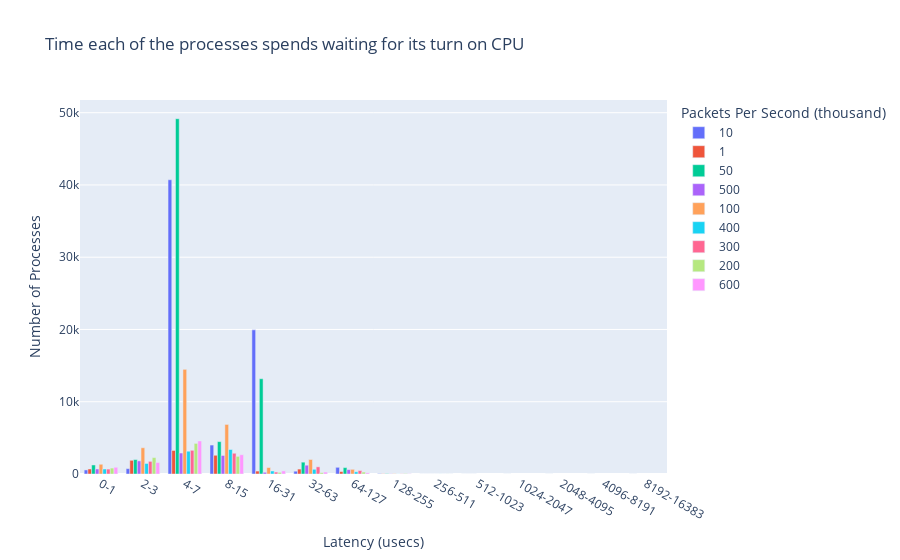

The notebook cell saved with this chart:
### Code cell
runqlat_df = spark.read.option("basePath", "../ansible/.results").json("../ansible/.results/kpps=*/tool=runqlat").select(
    "kpps", "ts", "val_type", "tool",
    explode("data").alias("dataExplode")
).select(col("kpps").cast(StringType()), "ts", "val_type", "tool", "dataExplode.*", concat_ws('-',col('dataExplode.interval-start'),col('dataExplode.interval-end')).alias("interval"))
runqlat_fig = px.bar(runqlat_df.toPandas(), x="interval", y="count", color="kpps", barmode="group",
        title="Time each of the processes spends waiting for its turn on CPU",
        labels={
                    "kpps": "Packets Per Second (thousand)",
                    "count": "Number of Processes",
                    "interval": "Latency (usecs)"
                })
runqlat_fig.show()
runqlat_fig.write_image("images/runqlat.jpeg")
with open(html_output_file, 'a') as f:
    f.write(runqlat_fig.to_html(full_html=False, include_plotlyjs='cdn'))

### Figure 1 — Plotly figure (JSON) as saved in the notebook; plotly's stock layout.template omitted (floating-point values rounded to 4 significant figures)
{"data": [{"alignmentgroup": "True", "hovertemplate": "Packets Per Second (thousand)=10<br>Latency (usecs)=%{x}<br>Number of Processes=%{y}<extra></extra>", "legendgroup": "10", "marker": {"color": "#636efa", "pattern": {"shape": ""}}, "name": "10", "offsetgroup": "10", "orientation": "v", "showlegend": true, "textposition": "auto", "type": "bar", "x": ["0-1", "2-3", "4-7", "8-15", "16-31", "32-63", "64-127", "128-255", "256-511", "512-1023", "1024-2047", "2048-4095", "4096-8191", "8192-16383"], "xaxis": "x", "y": [560, 742, 40718, 4007, 19950, 387, 926, 53, 2, 0, 0, 0, 0, 1], "yaxis": "y"}, {"alignmentgroup": "True", "hovertemplate": "Packets Per Second (thousand)=1<br>Latency (usecs)=%{x}<br>Number of Processes=%{y}<extra></extra>", "legendgroup": "1", "marker": {"color": "#EF553B", "pattern": {"shape": ""}}, "name": "1", "offsetgroup": "1", "orientation": "v", "showlegend": true, "textposition": "auto", "type": "bar", "x": ["0-1", "2-3", "4-7", "8-15", "16-31", "32-63", "64-127", "128-255", "256-511", "512-1023", "1024-2047", "2048-4095", "4096-8191", "8192-16383"], "xaxis": "x", "y": [693, 1894, 3256, 2590, 406, 681, 336, 28, 2, 1, 0, 0, 0, 1], "yaxis": "y"}, {"alignmentgroup": "True", "hovertemplate": "Packets Per Second (thousand)=50<br>Latency (usecs)=%{x}<br>Number of Processes=%{y}<extra></extra>", "legendgroup": "50", "marker": {"color": "#00cc96", "pattern": {"shape": ""}}, "name": "50", "offsetgroup": "50", "orientation": "v", "showlegend": true, "textposition": "auto", "type": "bar", "x": ["0-1", "2-3", "4-7", "8-15", "16-31", "32-63", "64-127", "128-255", "256-511", "512-1023"], "xaxis": "x", "y": [1251, 1996, 49169, 4478, 13185, 1638, 884, 43, 2, 1], "yaxis": "y"}, {"alignmentgroup": "True", "hovertemplate": "Packets Per Second (thousand)=500<br>Latency (usecs)=%{x}<br>Number of Processes=%{y}<extra></extra>", "legendgroup": "500", "marker": {"color": "#ab63fa", "pattern": {"shape": ""}}, "name": "500", "offsetgroup": "500", "orientation": "v", "showlegend": true, "textposition": "auto", "type": "bar", "x": ["0-1", "2-3", "4-7", "8-15", "16-31", "32-63", "64-127", "128-255", "256-511", "512-1023"], "xaxis": "x", "y": [693, 1816, 2903, 2565, 236, 1218, 605, 30, 4, 1], "yaxis": "y"}, {"alignmentgroup": "True", "hovertemplate": "Packets Per Second (thousand)=100<br>Latency (usecs)=%{x}<br>Number of Processes=%{y}<extra></extra>", "legendgroup": "100", "marker": {"color": "#FFA15A", "pattern": {"shape": ""}}, "name": "100", "offsetgroup": "100", "orientation": "v", "showlegend": true, "textposition": "auto", "type": "bar", "x": ["0-1", "2-3", "4-7", "8-15", "16-31", "32-63", "64-127", "128-255", "256-511"], "xaxis": "x", "y": [1347, 3633, 14485, 6858, 892, 2008, 646, 34, 1], "yaxis": "y"}, {"alignmentgroup": "True", "hovertemplate": "Packets Per Second (thousand)=400<br>Latency (usecs)=%{x}<br>Number of Processes=%{y}<extra></extra>", "legendgroup": "400", "marker": {"color": "#19d3f3", "pattern": {"shape": ""}}, "name": "400", "offsetgroup": "400", "orientation": "v", "showlegend": true, "textposition": "auto", "type": "bar", "x": ["0-1", "2-3", "4-7", "8-15", "16-31", "32-63", "64-127", "128-255", "256-511"], "xaxis": "x", "y": [692, 1457, 3153, 3389, 416, 652, 302, 13, 5], "yaxis": "y"}, {"alignmentgroup": "True", "hovertemplate": "Packets Per Second (thousand)=300<br>Latency (usecs)=%{x}<br>Number of Processes=%{y}<extra></extra>", "legendgroup": "300", "marker": {"color": "#FF6692", "pattern": {"shape": ""}}, "name": "300", "offsetgroup": "300", "orientation": "v", "showlegend": true, "textposition": "auto", "type": "bar", "x": ["0-1", "2-3", "4-7", "8-15", "16-31", "32-63", "64-127", "128-255", "256-511"], "xaxis": "x", "y": [681, 1751, 3278, 2871, 270, 992, 473, 25, 2], "yaxis": "y"}, {"alignmentgroup": "True", "hovertemplate": "Packets Per Second (thousand)=200<br>Latency (usecs)=%{x}<br>Number of Processes=%{y}<extra></extra>", "legendgroup": "200", "marker": {"color": "#B6E880", "pattern": {"shape": ""}}, "name": "200", "offsetgroup": "200", "orientation": "v", "showlegend": true, "textposition": "auto", "type": "bar", "x": ["0-1", "2-3", "4-7", "8-15", "16-31", "32-63", "64-127", "128-255", "256-511"], "xaxis": "x", "y": [821, 2272, 4235, 2442, 226, 186, 268, 51, 5], "yaxis": "y"}, {"alignmentgroup": "True", "hovertemplate": "Packets Per Second (thousand)=600<br>Latency (usecs)=%{x}<br>Number of Processes=%{y}<extra></extra>", "legendgroup": "600", "marker": {"color": "#FF97FF", "pattern": {"shape": ""}}, "name": "600", "offsetgroup": "600", "orientation": "v", "showlegend": true, "textposition": "auto", "type": "bar", "x": ["0-1", "2-3", "4-7", "8-15", "16-31", "32-63", "64-127", "128-255", "256-511"], "xaxis": "x", "y": [932, 1587, 4570, 2668, 427, 269, 163, 30, 3], "yaxis": "y"}], "layout": {"barmode": "group", "legend": {"title": {"text": "Packets Per Second (thousand)"}, "tracegroupgap": 0}, "title": {"text": "Time each of the processes spends waiting for its turn on CPU"}, "xaxis": {"anchor": "y", "domain": [0, 1], "title": {"text": "Latency (usecs)"}}, "yaxis": {"anchor": "x", "domain": [0, 1], "title": {"text": "Number of Processes"}}}}
